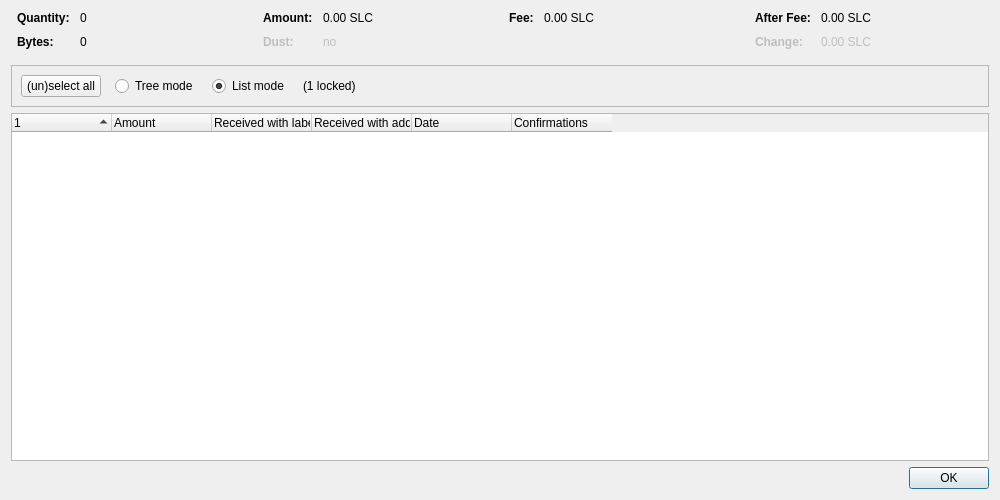
<?xml version="1.0" encoding="UTF-8"?>
<ui version="4.0">
 <class>CoinControlDialog</class>
 <widget class="QDialog" name="CoinControlDialog">
  <property name="geometry">
   <rect>
    <x>0</x>
    <y>0</y>
    <width>1000</width>
    <height>500</height>
   </rect>
  </property>
  <property name="windowTitle">
   <string>Coin Selection</string>
  </property>
  <layout class="QVBoxLayout" name="verticalLayout">
   <item>
    <layout class="QHBoxLayout" name="horizontalLayoutTop" stretch="0,0,0,0">
     <property name="topMargin">
      <number>0</number>
     </property>
     <property name="bottomMargin">
      <number>10</number>
     </property>
     <item>
      <layout class="QFormLayout" name="formLayoutCoinControl1">
       <property name="horizontalSpacing">
        <number>10</number>
       </property>
       <property name="verticalSpacing">
        <number>10</number>
       </property>
       <property name="leftMargin">
        <number>6</number>
       </property>
       <property name="rightMargin">
        <number>6</number>
       </property>
       <item row="0" column="0">
        <widget class="QLabel" name="labelCoinControlQuantityText">
         <property name="font">
          <font>
           <weight>75</weight>
           <bold>true</bold>
          </font>
         </property>
         <property name="text">
          <string>Quantity:</string>
         </property>
        </widget>
       </item>
       <item row="0" column="1">
        <widget class="QLabel" name="labelCoinControlQuantity">
         <property name="cursor">
          <cursorShape>IBeamCursor</cursorShape>
         </property>
         <property name="contextMenuPolicy">
          <enum>Qt::ActionsContextMenu</enum>
         </property>
         <property name="text">
          <string notr="true">0</string>
         </property>
         <property name="textInteractionFlags">
          <set>Qt::LinksAccessibleByMouse|Qt::TextSelectableByKeyboard|Qt::TextSelectableByMouse</set>
         </property>
        </widget>
       </item>
       <item row="1" column="0">
        <widget class="QLabel" name="labelCoinControlBytesText">
         <property name="font">
          <font>
           <weight>75</weight>
           <bold>true</bold>
          </font>
         </property>
         <property name="text">
          <string>Bytes:</string>
         </property>
        </widget>
       </item>
       <item row="1" column="1">
        <widget class="QLabel" name="labelCoinControlBytes">
         <property name="cursor">
          <cursorShape>IBeamCursor</cursorShape>
         </property>
         <property name="contextMenuPolicy">
          <enum>Qt::ActionsContextMenu</enum>
         </property>
         <property name="text">
          <string notr="true">0</string>
         </property>
         <property name="textInteractionFlags">
          <set>Qt::LinksAccessibleByMouse|Qt::TextSelectableByKeyboard|Qt::TextSelectableByMouse</set>
         </property>
        </widget>
       </item>
      </layout>
     </item>
     <item>
      <layout class="QFormLayout" name="formLayoutCoinControl2">
       <property name="horizontalSpacing">
        <number>10</number>
       </property>
       <property name="verticalSpacing">
        <number>10</number>
       </property>
       <property name="leftMargin">
        <number>6</number>
       </property>
       <property name="rightMargin">
        <number>6</number>
       </property>
       <item row="0" column="0">
        <widget class="QLabel" name="labelCoinControlAmountText">
         <property name="font">
          <font>
           <weight>75</weight>
           <bold>true</bold>
          </font>
         </property>
         <property name="text">
          <string>Amount:</string>
         </property>
        </widget>
       </item>
       <item row="0" column="1">
        <widget class="QLabel" name="labelCoinControlAmount">
         <property name="cursor">
          <cursorShape>IBeamCursor</cursorShape>
         </property>
         <property name="contextMenuPolicy">
          <enum>Qt::ActionsContextMenu</enum>
         </property>
         <property name="text">
          <string notr="true">0.00 SLC</string>
         </property>
         <property name="textInteractionFlags">
          <set>Qt::LinksAccessibleByMouse|Qt::TextSelectableByKeyboard|Qt::TextSelectableByMouse</set>
         </property>
        </widget>
       </item>
       <item row="1" column="0">
        <widget class="QLabel" name="labelCoinControlLowOutputText">
         <property name="enabled">
          <bool>false</bool>
         </property>
         <property name="font">
          <font>
           <weight>75</weight>
           <bold>true</bold>
          </font>
         </property>
         <property name="text">
          <string>Dust:</string>
         </property>
        </widget>
       </item>
       <item row="1" column="1">
        <widget class="QLabel" name="labelCoinControlLowOutput">
         <property name="enabled">
          <bool>false</bool>
         </property>
         <property name="cursor">
          <cursorShape>IBeamCursor</cursorShape>
         </property>
         <property name="contextMenuPolicy">
          <enum>Qt::ActionsContextMenu</enum>
         </property>
         <property name="text">
          <string notr="true">no</string>
         </property>
         <property name="textInteractionFlags">
          <set>Qt::LinksAccessibleByMouse|Qt::TextSelectableByKeyboard|Qt::TextSelectableByMouse</set>
         </property>
        </widget>
       </item>
      </layout>
     </item>
     <item>
      <layout class="QFormLayout" name="formLayoutCoinControl3">
       <property name="horizontalSpacing">
        <number>10</number>
       </property>
       <property name="verticalSpacing">
        <number>10</number>
       </property>
       <property name="leftMargin">
        <number>6</number>
       </property>
       <property name="rightMargin">
        <number>6</number>
       </property>
       <item row="0" column="0">
        <widget class="QLabel" name="labelCoinControlFeeText">
         <property name="font">
          <font>
           <weight>75</weight>
           <bold>true</bold>
          </font>
         </property>
         <property name="text">
          <string>Fee:</string>
         </property>
        </widget>
       </item>
       <item row="0" column="1">
        <widget class="QLabel" name="labelCoinControlFee">
         <property name="cursor">
          <cursorShape>IBeamCursor</cursorShape>
         </property>
         <property name="contextMenuPolicy">
          <enum>Qt::ActionsContextMenu</enum>
         </property>
         <property name="text">
          <string notr="true">0.00 SLC</string>
         </property>
         <property name="textInteractionFlags">
          <set>Qt::LinksAccessibleByMouse|Qt::TextSelectableByKeyboard|Qt::TextSelectableByMouse</set>
         </property>
        </widget>
       </item>
      </layout>
     </item>
     <item>
      <layout class="QFormLayout" name="formLayoutCoinControl4">
       <property name="horizontalSpacing">
        <number>10</number>
       </property>
       <property name="verticalSpacing">
        <number>10</number>
       </property>
       <property name="leftMargin">
        <number>6</number>
       </property>
       <property name="rightMargin">
        <number>6</number>
       </property>
       <item row="0" column="0">
        <widget class="QLabel" name="labelCoinControlAfterFeeText">
         <property name="font">
          <font>
           <weight>75</weight>
           <bold>true</bold>
          </font>
         </property>
         <property name="text">
          <string>After Fee:</string>
         </property>
        </widget>
       </item>
       <item row="0" column="1">
        <widget class="QLabel" name="labelCoinControlAfterFee">
         <property name="cursor">
          <cursorShape>IBeamCursor</cursorShape>
         </property>
         <property name="contextMenuPolicy">
          <enum>Qt::ActionsContextMenu</enum>
         </property>
         <property name="text">
          <string notr="true">0.00 SLC</string>
         </property>
         <property name="textInteractionFlags">
          <set>Qt::LinksAccessibleByMouse|Qt::TextSelectableByKeyboard|Qt::TextSelectableByMouse</set>
         </property>
        </widget>
       </item>
       <item row="1" column="0">
        <widget class="QLabel" name="labelCoinControlChangeText">
         <property name="enabled">
          <bool>false</bool>
         </property>
         <property name="font">
          <font>
           <weight>75</weight>
           <bold>true</bold>
          </font>
         </property>
         <property name="text">
          <string>Change:</string>
         </property>
        </widget>
       </item>
       <item row="1" column="1">
        <widget class="QLabel" name="labelCoinControlChange">
         <property name="enabled">
          <bool>false</bool>
         </property>
         <property name="cursor">
          <cursorShape>IBeamCursor</cursorShape>
         </property>
         <property name="contextMenuPolicy">
          <enum>Qt::ActionsContextMenu</enum>
         </property>
         <property name="text">
          <string notr="true">0.00 SLC</string>
         </property>
         <property name="textInteractionFlags">
          <set>Qt::LinksAccessibleByMouse|Qt::TextSelectableByKeyboard|Qt::TextSelectableByMouse</set>
         </property>
        </widget>
       </item>
      </layout>
     </item>
    </layout>
   </item>
   <item>
    <widget class="QFrame" name="frame">
     <property name="minimumSize">
      <size>
       <width>0</width>
       <height>40</height>
      </size>
     </property>
     <property name="frameShape">
      <enum>QFrame::StyledPanel</enum>
     </property>
     <property name="frameShadow">
      <enum>QFrame::Sunken</enum>
     </property>
     <layout class="QHBoxLayout" name="horizontalLayout">
      <item>
       <layout class="QHBoxLayout" name="horizontalLayoutPanel" stretch="0,0,0,0,0">
        <property name="spacing">
         <number>14</number>
        </property>
        <item>
         <widget class="QPushButton" name="pushButtonSelectAll">
          <property name="sizePolicy">
           <sizepolicy hsizetype="Maximum" vsizetype="Fixed">
            <horstretch>0</horstretch>
            <verstretch>0</verstretch>
           </sizepolicy>
          </property>
          <property name="text">
           <string>(un)select all</string>
          </property>
          <property name="autoDefault">
           <bool>false</bool>
          </property>
         </widget>
        </item>
        <item>
         <widget class="QRadioButton" name="radioTreeMode">
          <property name="sizePolicy">
           <sizepolicy hsizetype="Maximum" vsizetype="Fixed">
            <horstretch>0</horstretch>
            <verstretch>0</verstretch>
           </sizepolicy>
          </property>
          <property name="text">
           <string>Tree mode</string>
          </property>
         </widget>
        </item>
        <item>
         <widget class="QRadioButton" name="radioListMode">
          <property name="sizePolicy">
           <sizepolicy hsizetype="Maximum" vsizetype="Fixed">
            <horstretch>0</horstretch>
            <verstretch>0</verstretch>
           </sizepolicy>
          </property>
          <property name="text">
           <string>List mode</string>
          </property>
          <property name="checked">
           <bool>true</bool>
          </property>
         </widget>
        </item>
        <item>
         <widget class="QLabel" name="labelLocked">
          <property name="text">
           <string notr="true">(1 locked)</string>
          </property>
         </widget>
        </item>
        <item>
         <spacer name="horizontalSpacer">
          <property name="orientation">
           <enum>Qt::Horizontal</enum>
          </property>
          <property name="sizeHint" stdset="0">
           <size>
            <width>40</width>
            <height>20</height>
           </size>
          </property>
         </spacer>
        </item>
       </layout>
      </item>
     </layout>
    </widget>
   </item>
   <item>
    <widget class="CoinControlTreeWidget" name="treeWidget">
     <property name="contextMenuPolicy">
      <enum>Qt::CustomContextMenu</enum>
     </property>
     <property name="sortingEnabled">
      <bool>false</bool>
     </property>
     <property name="columnCount">
      <number>6</number>
     </property>
     <attribute name="headerShowSortIndicator" stdset="0">
      <bool>true</bool>
     </attribute>
     <attribute name="headerStretchLastSection">
      <bool>false</bool>
     </attribute>
     <column>
      <property name="text">
       <string/>
      </property>
     </column>
     <column>
      <property name="text">
       <string>Amount</string>
      </property>
     </column>
     <column>
      <property name="text">
       <string>Received with label</string>
      </property>
     </column>
     <column>
      <property name="text">
       <string>Received with address</string>
      </property>
     </column>
     <column>
      <property name="text">
       <string>Date</string>
      </property>
     </column>
     <column>
      <property name="text">
       <string>Confirmations</string>
      </property>
      <property name="toolTip">
       <string>Confirmed</string>
      </property>
     </column>
     <column>
      <property name="text">
       <string/>
      </property>
     </column>
     <column>
      <property name="text">
       <string/>
      </property>
     </column>
     <column>
      <property name="text">
       <string/>
      </property>
     </column>
     <column>
      <property name="text">
       <string/>
      </property>
     </column>
    </widget>
   </item>
   <item>
    <widget class="QDialogButtonBox" name="buttonBox">
     <property name="orientation">
      <enum>Qt::Horizontal</enum>
     </property>
     <property name="standardButtons">
      <set>QDialogButtonBox::Ok</set>
     </property>
    </widget>
   </item>
  </layout>
 </widget>
 <customwidgets>
  <customwidget>
   <class>CoinControlTreeWidget</class>
   <extends>QTreeWidget</extends>
   <header>qt/coincontroltreewidget.h</header>
  </customwidget>
 </customwidgets>
 <resources/>
 <connections/>
</ui>
